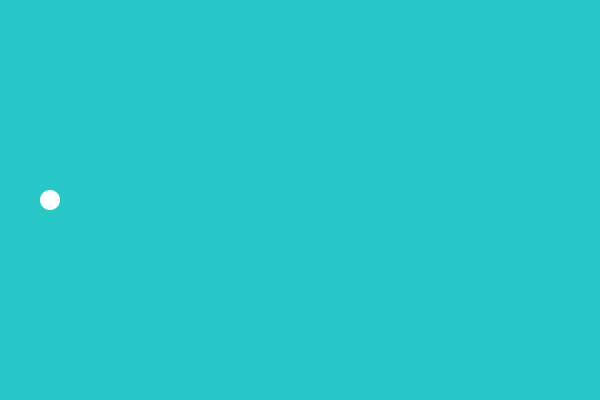
Frame 1 (no input)
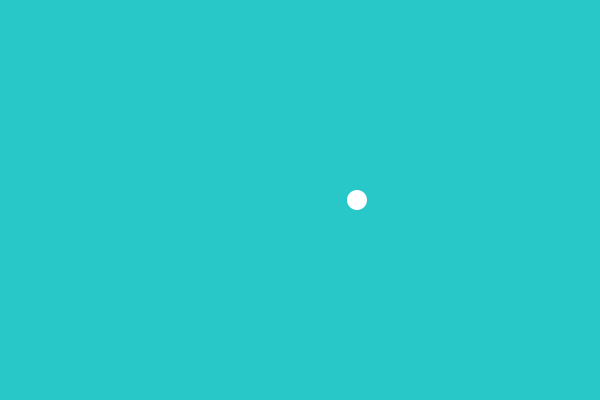
Frame 60 (the mouse pressed at the canvas centre just before this capture)
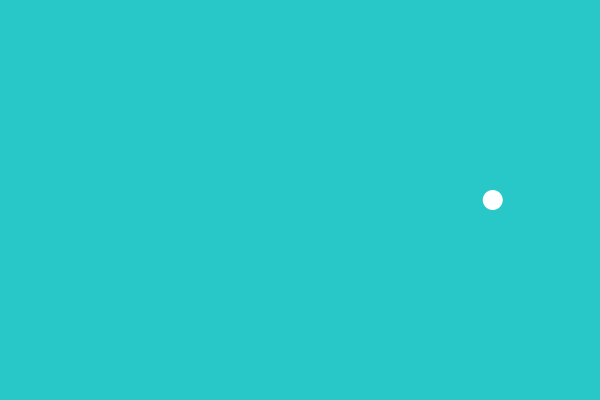
Frame 120 (the mouse held since frame 60 and released just before this capture)

The Processing sketch that drew these frames (run headless with seeded random() and noise(); from frame 60 on, the mouse is pressed at the canvas centre):

// Processing sketch: Circle_Quiz_time
// ── Circle_Quiz_time.pde
float circ_x, circ_y;
float circ_speed = 2;
float leftSide = 50;
float rightSide = 550;
float totalTime = 4;
float distance = rightSide - leftSide;
float scaler = 0; 
void setup() {
  size(600, 400);
  circ_x = leftSide;
  circ_y = height*.5;
  noStroke();
  totalTime *= 1000;
}
void draw() {
  background(40, 200, 200);
  ellipse(circ_x, circ_y, 20, 20);
  
  float currentTime = millis()%totalTime;
  if(currentTime > totalTime/2) {
    currentTime = totalTime - currentTime;
  }
  scaler = currentTime/(totalTime/2);
  
  circ_x = leftSide + distance * scaler;
}
